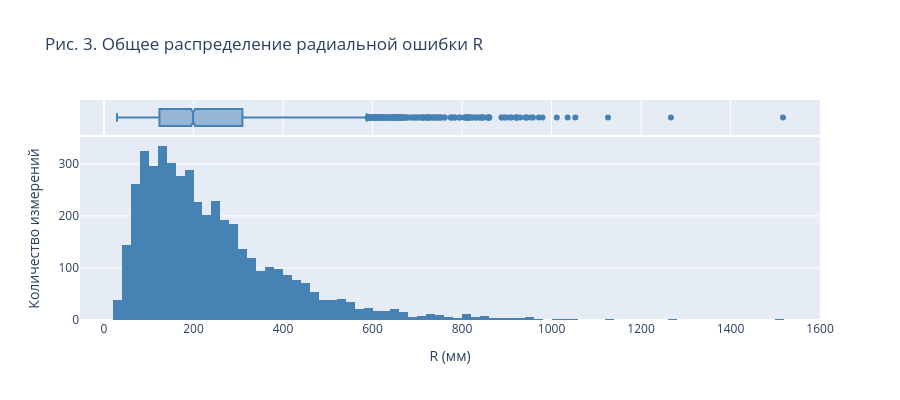

The cell this chart's notebook holds for it:
### Code cell
fig = px.histogram(
    df, x="R", nbins=80, marginal="box",
    title="Рис. 3. Общее распределение радиальной ошибки R",
    labels={"R": "R (мм)"},
    color_discrete_sequence=["steelblue"],
)
fig.update_layout(yaxis_title="Количество измерений", height=400)
ALL_FIGS.append(("fig_03_R_distribution", fig))
fig.show()

### Figure 1 — Plotly figure (JSON) as saved in the notebook; plotly's stock layout.template omitted (floating-point values rounded to 4 significant figures; data arrays with more than 128 entries replaced by an {"elided": "..."} marker saying what was removed)
{"data": [{"bingroup": "x", "hovertemplate": "R (мм)=%{x}<br>count=%{y}<extra></extra>", "legendgroup": "", "marker": {"color": "steelblue", "pattern": {"shape": ""}}, "name": "", "nbinsx": 80, "orientation": "v", "showlegend": false, "type": "histogram", "x": {"elided": "4500 float values"}, "xaxis": "x", "yaxis": "y"}, {"hovertemplate": "R (мм)=%{x}<extra></extra>", "legendgroup": "", "marker": {"color": "steelblue"}, "name": "", "notched": true, "showlegend": false, "type": "box", "x": {"elided": "4500 float values"}, "xaxis": "x2", "yaxis": "y2"}], "layout": {"barmode": "relative", "height": 400, "legend": {"tracegroupgap": 0}, "title": {"text": "Рис. 3. Общее распределение радиальной ошибки R"}, "xaxis": {"anchor": "y", "domain": [0, 1], "title": {"text": "R (мм)"}}, "xaxis2": {"anchor": "y2", "domain": [0, 1], "matches": "x", "showgrid": true, "showticklabels": false}, "yaxis": {"anchor": "x", "domain": [0, 0.8316], "title": {"text": "Количество измерений"}}, "yaxis2": {"anchor": "x2", "domain": [0.8416, 1], "matches": "y2", "showgrid": false, "showline": false, "showticklabels": false, "ticks": ""}}}
